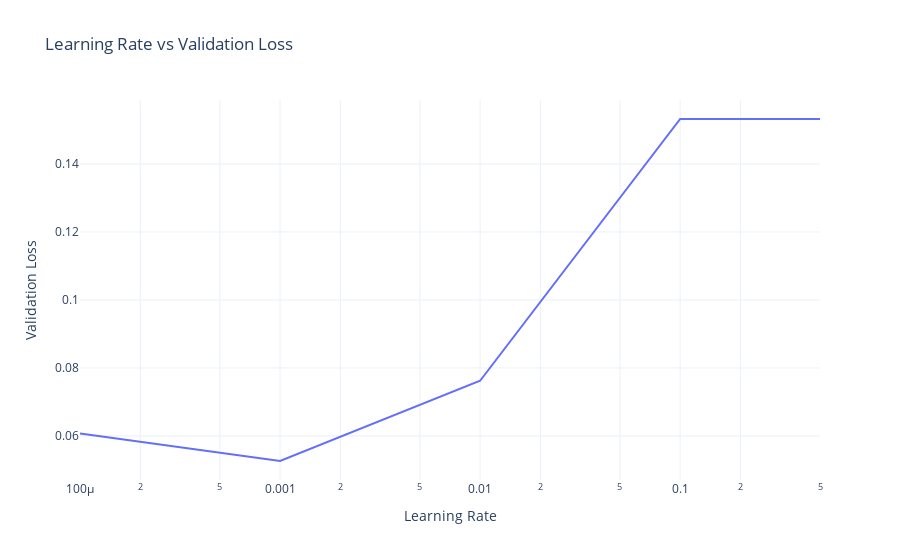

Write notebook code for a chart like this one.
### Code cell
fig = px.line(
    results_lr,
    x="learning_rate",
    y="validation_loss",
    title="Learning Rate vs Validation Loss",
    labels={"learning_rate": "Learning Rate", "validation_loss": "Validation Loss"},
    log_x=True,  # Escala logarítmica para mejor visualización
    template="plotly_white"
)
fig.show()

### Figure 1 — Plotly figure (JSON) as saved in the notebook; plotly's stock layout.template omitted (floating-point values rounded to 4 significant figures)
{"data": [{"hovertemplate": "Learning Rate=%{x}<br>Validation Loss=%{y}<extra></extra>", "legendgroup": "", "line": {"color": "#636efa", "dash": "solid"}, "marker": {"symbol": "circle"}, "mode": "lines", "name": "", "orientation": "v", "showlegend": false, "type": "scatter", "x": [0.0001, 0.001, 0.01, 0.1, 0.5], "xaxis": "x", "y": [0.06071, 0.05264, 0.07623, 0.1532, 0.1532], "yaxis": "y"}], "layout": {"legend": {"tracegroupgap": 0}, "title": {"text": "Learning Rate vs Validation Loss"}, "xaxis": {"anchor": "y", "domain": [0, 1], "title": {"text": "Learning Rate"}, "type": "log"}, "yaxis": {"anchor": "x", "domain": [0, 1], "title": {"text": "Validation Loss"}}}}
